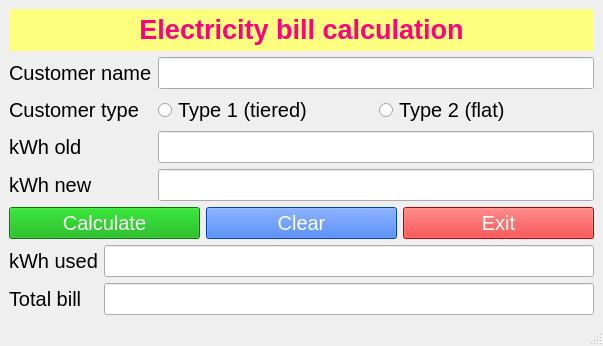
<?xml version="1.0" encoding="UTF-8"?>
<ui version="4.0">
 <class>MainWindow</class>
 <widget class="QMainWindow" name="MainWindow">
  <property name="geometry">
   <rect>
    <x>0</x>
    <y>0</y>
    <width>603</width>
    <height>346</height>
   </rect>
  </property>
  <property name="windowTitle">
   <string>MainWindow</string>
  </property>
  <widget class="QWidget" name="centralwidget">
   <layout class="QVBoxLayout" name="verticalLayout_2">
    <item>
     <layout class="QVBoxLayout" name="verticalLayout">
      <item>
       <widget class="QLabel" name="label">
        <property name="font">
         <font>
          <pointsize>20</pointsize>
          <weight>75</weight>
          <bold>true</bold>
         </font>
        </property>
        <property name="styleSheet">
         <string notr="true">color: rgb(255, 0, 127);
background-color: rgb(255, 255, 127);</string>
        </property>
        <property name="text">
         <string>&lt;html&gt;&lt;head/&gt;&lt;body&gt;&lt;p align=&quot;center&quot;&gt;Electricity bill calculation&lt;/p&gt;&lt;/body&gt;&lt;/html&gt;</string>
        </property>
       </widget>
      </item>
      <item>
       <layout class="QFormLayout" name="formLayout">
        <item row="0" column="0">
         <widget class="QLabel" name="customerNameLabel">
          <property name="font">
           <font>
            <pointsize>15</pointsize>
           </font>
          </property>
          <property name="text">
           <string>Customer name</string>
          </property>
         </widget>
        </item>
        <item row="0" column="1">
         <widget class="QLineEdit" name="customerNameLineEdit">
          <property name="font">
           <font>
            <pointsize>15</pointsize>
           </font>
          </property>
         </widget>
        </item>
        <item row="1" column="0">
         <widget class="QLabel" name="customerTypeLabel">
          <property name="font">
           <font>
            <pointsize>15</pointsize>
           </font>
          </property>
          <property name="text">
           <string>Customer type</string>
          </property>
         </widget>
        </item>
        <item row="1" column="1">
         <layout class="QHBoxLayout" name="horizontalLayout_3">
          <item>
           <widget class="QRadioButton" name="radioButton_type1">
            <property name="font">
             <font>
              <pointsize>15</pointsize>
             </font>
            </property>
            <property name="text">
             <string>Type 1 (tiered)</string>
            </property>
           </widget>
          </item>
          <item>
           <widget class="QRadioButton" name="radioButton_type2">
            <property name="font">
             <font>
              <pointsize>15</pointsize>
             </font>
            </property>
            <property name="text">
             <string>Type 2 (flat)</string>
            </property>
           </widget>
          </item>
         </layout>
        </item>
        <item row="2" column="0">
         <widget class="QLabel" name="kWhOldLabel">
          <property name="font">
           <font>
            <pointsize>15</pointsize>
           </font>
          </property>
          <property name="text">
           <string>kWh old</string>
          </property>
         </widget>
        </item>
        <item row="2" column="1">
         <widget class="QLineEdit" name="kWhOldLineEdit">
          <property name="font">
           <font>
            <pointsize>15</pointsize>
           </font>
          </property>
         </widget>
        </item>
        <item row="3" column="0">
         <widget class="QLabel" name="kWhNewLabel">
          <property name="font">
           <font>
            <pointsize>15</pointsize>
           </font>
          </property>
          <property name="text">
           <string>kWh new</string>
          </property>
         </widget>
        </item>
        <item row="3" column="1">
         <widget class="QLineEdit" name="kWhNewLineEdit">
          <property name="font">
           <font>
            <pointsize>15</pointsize>
           </font>
          </property>
         </widget>
        </item>
       </layout>
      </item>
      <item>
       <layout class="QHBoxLayout" name="horizontalLayout_4">
        <item>
         <widget class="QPushButton" name="pushButton_calculate">
          <property name="font">
           <font>
            <pointsize>15</pointsize>
           </font>
          </property>
          <property name="styleSheet">
           <string notr="true">background-color: rgb(0, 170, 0);
color: rgb(255, 255, 255);</string>
          </property>
          <property name="text">
           <string>Calculate</string>
          </property>
          <property name="icon">
           <iconset>
            <normaloff>../images/ic_process.png</normaloff>../images/ic_process.png</iconset>
          </property>
          <property name="iconSize">
           <size>
            <width>24</width>
            <height>24</height>
           </size>
          </property>
         </widget>
        </item>
        <item>
         <widget class="QPushButton" name="pushButton_clear">
          <property name="font">
           <font>
            <pointsize>15</pointsize>
           </font>
          </property>
          <property name="styleSheet">
           <string notr="true">color: rgb(255, 255, 255);
background-color: rgb(0, 85, 255);</string>
          </property>
          <property name="text">
           <string>Clear</string>
          </property>
          <property name="icon">
           <iconset>
            <normaloff>../images/ic_clear.png</normaloff>../images/ic_clear.png</iconset>
          </property>
          <property name="iconSize">
           <size>
            <width>24</width>
            <height>24</height>
           </size>
          </property>
         </widget>
        </item>
        <item>
         <widget class="QPushButton" name="pushButton_exit">
          <property name="font">
           <font>
            <pointsize>15</pointsize>
           </font>
          </property>
          <property name="styleSheet">
           <string notr="true">color: rgb(255, 255, 255);
background-color: rgb(255, 0, 0);</string>
          </property>
          <property name="text">
           <string>Exit</string>
          </property>
          <property name="icon">
           <iconset>
            <normaloff>../images/ic_exit.png</normaloff>../images/ic_exit.png</iconset>
          </property>
          <property name="iconSize">
           <size>
            <width>24</width>
            <height>24</height>
           </size>
          </property>
         </widget>
        </item>
       </layout>
      </item>
      <item>
       <layout class="QFormLayout" name="formLayout_2">
        <item row="0" column="0">
         <widget class="QLabel" name="kWhUsedLabel">
          <property name="font">
           <font>
            <pointsize>15</pointsize>
           </font>
          </property>
          <property name="text">
           <string>kWh used</string>
          </property>
         </widget>
        </item>
        <item row="0" column="1">
         <widget class="QLineEdit" name="kWhUsedLineEdit">
          <property name="font">
           <font>
            <pointsize>15</pointsize>
           </font>
          </property>
         </widget>
        </item>
        <item row="1" column="0">
         <widget class="QLabel" name="totalBillLabel">
          <property name="font">
           <font>
            <pointsize>15</pointsize>
           </font>
          </property>
          <property name="text">
           <string>Total bill</string>
          </property>
         </widget>
        </item>
        <item row="1" column="1">
         <widget class="QLineEdit" name="totalBillLineEdit">
          <property name="font">
           <font>
            <pointsize>15</pointsize>
           </font>
          </property>
         </widget>
        </item>
       </layout>
      </item>
     </layout>
    </item>
   </layout>
  </widget>
  <widget class="QMenuBar" name="menubar">
   <property name="geometry">
    <rect>
     <x>0</x>
     <y>0</y>
     <width>603</width>
     <height>21</height>
    </rect>
   </property>
  </widget>
  <widget class="QStatusBar" name="statusbar"/>
 </widget>
 <resources/>
 <connections/>
</ui>
